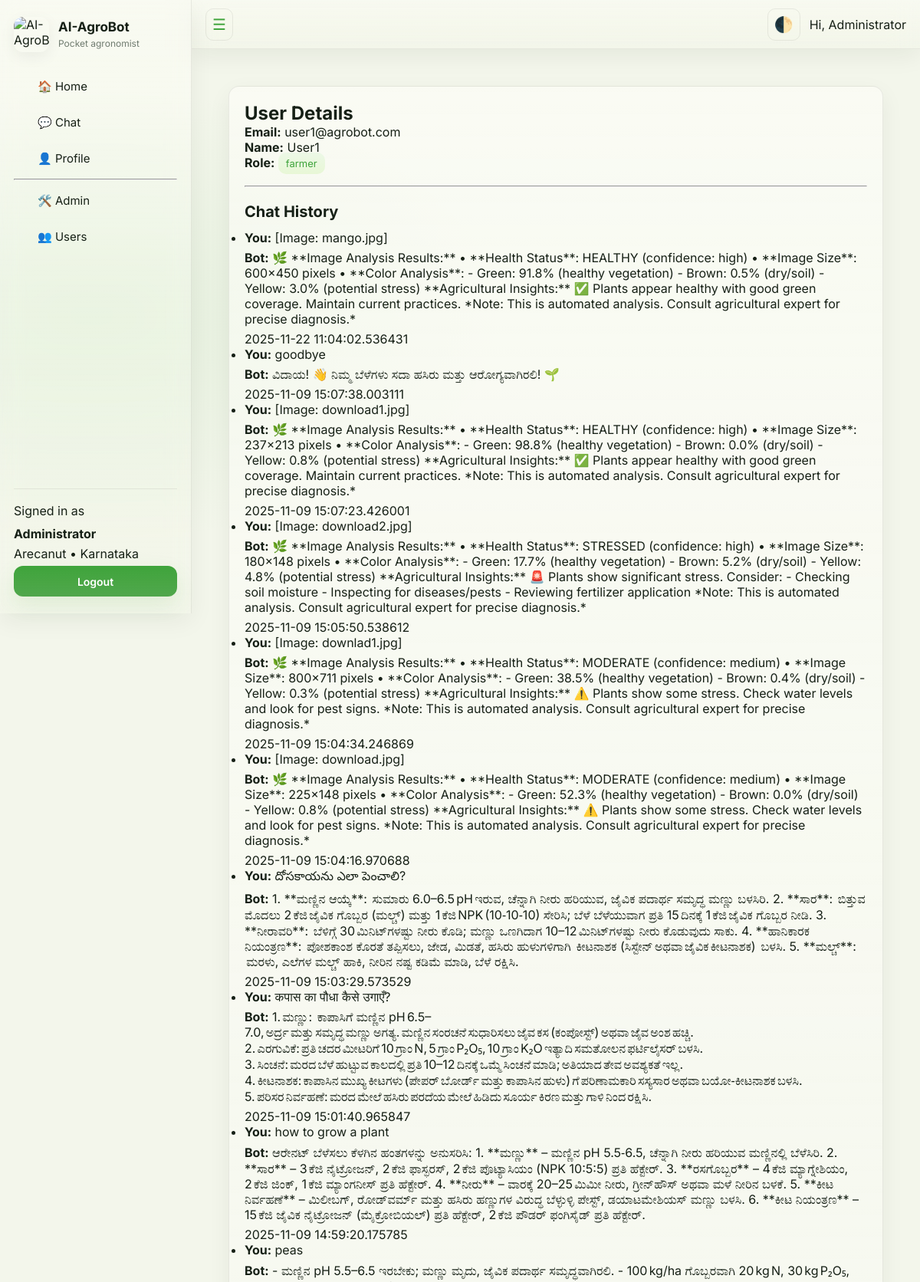
The app's page /admin/user/4 (signed in, upper part) with its own data.
### database.py (models this page shows)
class User(UserMixin, db.Model):
    __tablename__ = "users"
    id = db.Column(db.Integer, primary_key=True)
    email = db.Column(db.String(200), unique=True, nullable=False)
    password = db.Column(db.String(200), nullable=False)
    name = db.Column(db.String(100))
    role = db.Column(db.String(20), default="farmer")
    primary_crop = db.Column(db.String(100))
    region = db.Column(db.String(100))
    preferred_language = db.Column(db.String(20), default="en")

class ChatHistory(db.Model):
    __tablename__ = "chat_history"
    id = db.Column(db.Integer, primary_key=True)
    user_id = db.Column(db.Integer, db.ForeignKey("users.id"), nullable=True)
    user_message = db.Column(db.Text)
    bot_response = db.Column(db.Text)
    created_at = db.Column(db.DateTime, default=datetime.utcnow)
    feedback = db.Column(db.String(20), nullable=True)

### app.py (the view)
@app.route("/admin/user/<int:user_id>")
@login_required
def admin_view_user(user_id):
    if current_user.role != "admin":
        flash("Access denied", "danger")
        return redirect(url_for("index"))
    user = User.query.get_or_404(user_id)
    chats = ChatHistory.query.filter_by(user_id=user.id).order_by(ChatHistory.created_at.desc()).all()
    return render_template("admin_view_user.html", user=user, chats=chats)

### app.py (called while the page is built)
@login_manager.user_loader
def load_user(user_id):
    return db.session.get(User, int(user_id))

### templates/admin_view_user.html
{% extends "base.html" %}
{% block content %}
<section class="admin-section">
  <div class="admin-card glass admin-narrow">
    <h2 class="admin-title">User Details</h2>
    <p><strong>Email:</strong> {{ user.email }}</p>
    <p><strong>Name:</strong> {{ user.name }}</p>
    <p><strong>Role:</strong>
      <span class="role-tag {{ 'role-admin' if user.role=='admin' else 'role-user' }}">{{ user.role }}</span>
    </p>
    <br>
    <hr>
    <br>
    <h3 class="admin-subtitle">Chat History</h3>
    {% if chats %}
      <ul class="admin-chat-list">
        {% for c in chats %}
        <li class="glass chat-item">
          <div><strong>You:</strong> {{ c.user_message }}</div>
          <div style="margin-top:6px"><strong>Bot:</strong> {{ c.bot_response }}</div>
          <div class="muted small" style="margin-top:6px">{{ c.created_at }}</div>
        </li>
        {% endfor %}
      </ul>
    {% else %}
      <div class="empty-state glass">
        <p class="muted">No chats from this user.</p>
      </div>
    {% endif %}
  </div>
</section>
{% endblock %}

### templates/base.html (shortened to what this page needs)
<!doctype html>
<html lang="en">
<head>
  <link rel="stylesheet" href="{{ url_for('static', filename='style.css') }}">
</head>
<body>
  <div class="app-shell">
    <aside class="left-sidebar glass" role="navigation" aria-label="Main navigation">
      <div class="sidebar-top">
        <a class="brand" href="{{ url_for('index') }}">
          <img src="{{ url_for('static', filename='bot.png') }}" class="logo" alt="AI-AgroBot">
          <div class="brand-text">
            <strong>AI-AgroBot</strong><br>
            <small class="muted">Pocket agronomist</small>
          </div><br>
        </a>
      </div>
      <nav class="sidebar-nav">
        <a class="nav-item" href="{{ url_for('index') }}">🏠 Home</a>
        <a class="nav-item" href="{{ url_for('chat') }}">💬 Chat</a>
        <a class="nav-item" href="{{ url_for('profile') }}">👤 Profile</a>
        {% if current_user.is_authenticated and current_user.role == 'admin' %}
          <hr>
          <a class="nav-item" href="{{ url_for('admin_dashboard') }}">🛠️ Admin</a>
          <a class="nav-item" href="{{ url_for('admin_view_user', user_id=current_user.id) }}">👥 Users</a>
        {% endif %}
      </nav>
      <div class="sidebar-bottom">
        {% if current_user.is_authenticated %}
          <div class="small muted">Signed in as</div>
          <div class="sidebar-user">
            <strong>{{ current_user.name or current_user.email }}</strong>
            <div class="muted small">{{ current_user.primary_crop or '—' }} • {{ current_user.region or '—' }}</div>
            <a class="btn small" href="{{ url_for('logout') }}">Logout</a>
          </div>
        {% else %}
          <a class="btn small" href="{{ url_for('login') }}">Login</a>
          <a class="btn small ghost" href="{{ url_for('register') }}">Register</a>
        {% endif %}
      </div>
    </aside>
    <div class="main-area">
      <header class="topbar glass" role="banner">
        <div class="topbar-left">
          <button id="sidebarToggle" class="icon-btn small-toggle" aria-label="Toggle sidebar">☰</button>
        </div>
        <div class="topbar-right">
          <button id="themeToggle" class="icon-btn small-toggle" title="Toggle theme">🌓</button>
          {% if current_user.is_authenticated %}
            <a class="nav-link" href="{{ url_for('profile') }}">Hi, {{ current_user.name.split(' ')[0] if current_user.name else current_user.email }}</a>
          {% endif %}
        </div>
      </header>
      <main class="main" role="main">
        {% block content %}{% endblock %}
      </main>
    </div>
  </div>
</body>
</html>

### records on screen
User: name "Administrator", primary_crop "Arecanut", region "Karnataka"
User: email "user1@agrobot.com", name "User1", role "farmer"
ChatHistory: user_message "[Image: mango.jpg]", bot_response "🌿 **Image Analysis Results:** • **Health Status**: HEALTHY (confidence: high) • **Image Size**: 600×450 pixels • **Color Analysis**: - Green: 91.8% (healthy vegetation) - Brown: 0.5% (dry/soil) - Yellow: 3.0% (potential stress) **Agricultural Insights:** ✅ Plants appear healthy with good green coverage. Maintain current practices. *Note: This is automated analysis. Consult agricultural expert for precise diagnosis.*", created_at "2025-11-22 11:04:02.536431"
ChatHistory: user_message "goodbye", bot_response "ವಿದಾಯ! 👋 ನಿಮ್ಮ ಬೆಳೆಗಳು ಸದಾ ಹಸಿರು ಮತ್ತು ಆರೋಗ್ಯವಾಗಿರಲಿ! 🌱", created_at "2025-11-09 15:07:38.003111"
ChatHistory: user_message "[Image: download1.jpg]", bot_response "🌿 **Image Analysis Results:** • **Health Status**: HEALTHY (confidence: high) • **Image Size**: 237×213 pixels • **Color Analysis**: - Green: 98.8% (healthy vegetation) - Brown: 0.0% (dry/soil) - Yellow: 0.8% (potential stress) **Agricultural Insights:** ✅ Plants appear healthy with good green coverage. Maintain current practices. *Note: This is automated analysis. Consult agricultural expert for precise diagnosis.*", created_at "2025-11-09 15:07:23.426001"
ChatHistory: user_message "[Image: download2.jpg]", bot_response "🌿 **Image Analysis Results:** • **Health Status**: STRESSED (confidence: high) • **Image Size**: 180×148 pixels • **Color Analysis**: - Green: 17.7% (healthy vegetation) - Brown: 5.2% (dry/soil) - Yellow: 4.8% (potential stress) **Agricultural Insights:** 🚨 Plants show significant stress. Consider: - Checking soil moisture - Inspecting for diseases/pests - Reviewing fertilizer application *Note: This is automated analysis. Consult agricultural expert for precise diagnosis.*", created_at "2025-11-09 15:05:50.538612"
ChatHistory: user_message "[Image: downlad1.jpg]", bot_response "🌿 **Image Analysis Results:** • **Health Status**: MODERATE (confidence: medium) • **Image Size**: 800×711 pixels • **Color Analysis**: - Green: 38.5% (healthy vegetation) - Brown: 0.4% (dry/soil) - Yellow: 0.3% (potential stress) **Agricultural Insights:** ⚠️ Plants show some stress. Check water levels and look for pest signs. *Note: This is automated analysis. Consult agricultural expert for precise diagnosis.*", created_at "2025-11-09 15:04:34.246869"
ChatHistory: user_message "[Image: download.jpg]", bot_response "🌿 **Image Analysis Results:** • **Health Status**: MODERATE (confidence: medium) • **Image Size**: 225×148 pixels • **Color Analysis**: - Green: 52.3% (healthy vegetation) - Brown: 0.0% (dry/soil) - Yellow: 0.8% (potential stress) **Agricultural Insights:** ⚠️ Plants show some stress. Check water levels and look for pest signs. *Note: This is automated analysis. Consult agricultural expert for precise diagnosis.*", created_at "2025-11-09 15:04:16.970688"
ChatHistory: user_message "దోసకాయను ఎలా పెంచాలి?", bot_response "1. **ಮಣ್ಣಿನ ಆಯ್ಕೆ**: ಸುಮಾರು 6.0–6.5 pH ಇರುವ, ಚೆನ್ನಾಗಿ ನೀರು ಹರಿಯುವ, ಜೈವಿಕ ಪದಾರ್ಥ ಸಮೃದ್ಧ ಮಣ್ಣು ಬಳಸಿರಿ. 2. **ಸಾರ**: ಬಿತ್ತುವ ಮೊದಲು 2 ಕೆಜಿ ಜೈವಿಕ ಗೊಬ್ಬರ (ಮಲ್ಚ್) ಮತ್ತು 1 ಕೆಜಿ NPK (10‑10‑10) ಸೇರಿಸಿ; ಬೆಳೆ ಬೆಳೆಯುವಾಗ ಪ್ರತಿ 15 ದಿನಕ್ಕೆ 1 ಕೆಜಿ ಜೈವಿಕ ಗೊಬ್ಬರ ನೀಡಿ. 3. **ನೀರಾವರಿ**: ಬೆಳಿಗ್ಗೆ 30 ಮಿನಿಟ್‌ಗಳಷ್ಟು ನೀರು ಕೊಡಿ; ಮಣ್ಣು ಒಣಗಿದಾಗ 10–12 ಮಿನಿಟ್‌ಗಳಷ್ಟು ನೀರು ಕೊಡುವುದು ಸಾಕು. 4. **ಹಾನಿಕಾರಕ ನಿಯಂತ್ರಣ**: ಪೋಶಕಾಂಶ ಕೊರತೆ ತಪ್ಪಿಸಲು, ಜೇಡ, ಮಿಡತೆ, ಹಸಿರು ಹುಳುಗಳಿಗಾಗಿ ಕೀಟನಾಶಕ (ಸಿಸ್ಟೇನ್ ಅಥವಾ ಜೈವಿಕ ಕೀಟನಾಶಕ) ಬಳಸಿ. 5. **ಮಲ್ಚ್**: ಮರಳು, ಎಲೆಗಳ ಮಲ್ಚ್ ಹಾಕಿ, ನೀರಿನ ನಷ್ಟ ಕಡಿಮೆ ಮಾಡಿ, ಬೆಳೆ ರಕ್ಷಿಸಿ.", created_at "2025-11-09 15:03:29.573529"
ChatHistory: user_message "कपास का पौधा कैसे उगाएँ?", bot_response "1. ಮಣ್ಣು: ಕಾಪಾಸಿಗೆ ಮಣ್ಣಿನ pH 6.5–7.0, ಅರ್ದ್ರ ಮತ್ತು ಸಮೃದ್ಧ ಮಣ್ಣು ಅಗತ್ಯ. ಮಣ್ಣಿನ ಸಂರಚನೆ ಸುಧಾರಿಸಲು ಜೈವ ಕಸ (ಕಂಪೋಸ್ಟ್) ಅಥವಾ ಜೈವ ಅಂಶ ಹಚ್ಚಿ. 2. ಎರಗುವಿಕೆ: ಪ್ರತಿ ಚದರ ಮೀಟರಿಗೆ 10 ಗ್ರಾಂ N, 5 ಗ್ರಾಂ P₂O₅, 10 ಗ್ರಾಂ K₂O ಇತ್ಯಾದಿ ಸಮತೋಲನ ಫರ್ಟಿಲೈಸರ್ ಬಳಸಿ. 3. ಸಿಂಚನೆ: ಮರದ ಬೆಳೆ ಹುಟ್ಟುವ ಕಾಲದಲ್ಲಿ ಪ್ರತಿ 10–12 ದಿನಕ್ಕೆ ಒಮ್ಮೆ ಸಿಂಚನೆ ಮಾಡಿ; ಅತಿಯಾದ ತೇವ ಅವಶ್ಯಕತೆ ಇಲ್ಲ. 4. ಕೀಟನಾಶಕ: ಕಾಪಾಸಿನ ಮುಖ್ಯ ಕೀಟಗಳು (ಪೇಪರ್ ಬೋರ್ಡ್ ಮತ್ತು ಕಾಪಾಸಿನ ಹುಳು) ಗೆ ಪರಿಣಾಮಕಾರಿ ಸಸ್ಯಸಾರ ಅಥವಾ ಬಯೋ‑ಕೀಟನಾಶಕ ಬಳಸಿ. 5. ಪರಿಸರ ನಿರ್ವಹಣೆ: ಮರದ ಮೇಲೆ ಹಸಿರು ಪರದೆಯ ಮೇಲೆ ಹಿಡಿದು ಸೂರ್ಯ ಕಿರಣ ಮತ್ತು ಗಾಳಿ ನಿಂದ ರಕ್ಷಿಸಿ.", created_at "2025-11-09 15:01:40.965847"
ChatHistory: user_message "how to grow a plant", bot_response "ಆರೇನಟ್ ಬೆಳೆಸಲು ಕೆಳಗಿನ ಹಂತಗಳನ್ನು ಅನುಸರಿಸಿ: 1. **ಮಣ್ಣು** – ಮಣ್ಣಿನ pH 5.5‑6.5, ಚೆನ್ನಾಗಿ ನೀರು ಹರಿಯುವ ಮಣ್ಣಿನಲ್ಲಿ ಬೆಳೆಸಿರಿ. 2. **ಸಾರ** – 3 ಕೆಜಿ ನೈಟ್ರೋಜನ್, 2 ಕೆಜಿ ಫಾಸ್ಫರಸ್, 2 ಕೆಜಿ ಪೊಟ್ಯಾಸಿಯಂ (NPK 10:5:5) ಪ್ರತಿ ಹೆಕ್ಟೇರ್. 3. **ರಸಗೊಬ್ಬರ** – 4 ಕೆಜಿ ಮ್ಯಾಗ್ನೇಶಿಯಂ, 2 ಕೆಜಿ ಜಿಂಕ್, 1 ಕೆಜಿ ಮ್ಯಾಂಗನೀಸ್ ಪ್ರತಿ ಹೆಕ್ಟೇರ್. 4. **ನೀರು** – ವಾರಕ್ಕೆ 20–25 ಮಿಮೀ ನೀರು, ಗ್ರೀನ್‌ಹೌಸ್ ಅಥವಾ ಮಳೆ ನೀರಿನ ಬಳಕೆ. 5. **ಕೀಟ ನಿರ್ವಹಣೆ** – ಮಿಲೀಬಗ್, ರೋಡ್‌ವರ್ಮ್ ಮತ್ತು ಹಸಿರು ಹಣ್ಣುಗಳ ವಿರುದ್ಧ ಬೆಳ್ಳುಳ್ಳಿ ಪೇಸ್ಟ್, ಡಯಾಟಮೇಶಿಯಸ್ ಮಣ್ಣು ಬಳಸಿ. 6. **ಕೀಟ ನಿಯಂತ್ರಣ** – 15 ಕೆಜಿ ಜೈವಿಕ ನೈಟ್ರೋಜನ್ (ಮೈಕ್ರೋಬಿಯಲ್) ಪ್ರತಿ ಹೆಕ್ಟೇರ್, 2 ಕೆಜಿ ಪೌಡರ್ ಫಂಗಿಸೈಡ್ ಪ್ರತಿ ಹೆಕ್ಟೇರ್.", created_at "2025-11-09 14:59:20.175785"
ChatHistory: user_message "peas"
